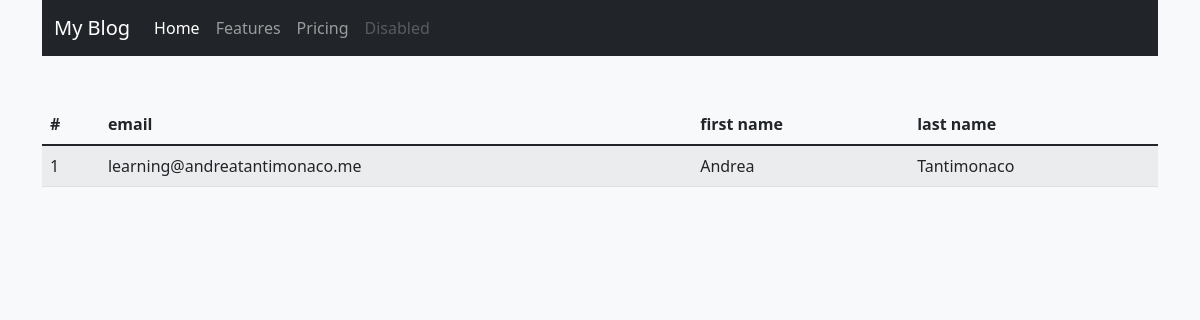
The page /exercise_2/show-user.php on the database its author committed.
### tables this page shows
CREATE TABLE `users` (
  `id` int(10) UNSIGNED NOT NULL,
  `email` varchar(255) DEFAULT NULL,
  `password` varchar(60) DEFAULT NULL,
  `first_name` varchar(64) DEFAULT NULL,
  `last_name` varchar(64) DEFAULT NULL,
  `role_id` int(10) UNSIGNED DEFAULT NULL
);

### exercise_2/show-user.php (the view, shortened to what this page needs)
<?php
require_once 'main.php';
$connection = connect();
$user = $connection->query('SELECT * FROM users;');
?>
<div class="container">
        <table class="table table-striped mt-5">
            <thead>
                <tr>
                    <th>#</th>
                    <th>email</th>
                    <th>first name</th>
                    <th>last name</th>
                </tr>
            </thead>
            <tbody>
                <?php
                    foreach($user as $row) {
                        echo "
                            <tr>
                                <td>{$row["id"]}</td>
                                <td>{$row["email"]}</td>
                                <td>{$row["first_name"]}</td>
                                <td>{$row["last_name"]}</td>
                            </tr>
                        ";
                    }
                ?>
            </tbody>
        </table>
    </div>

### rows shown on the page
users: id "1", email "learning@andreatantimonaco.me", first_name "Andrea", last_name "Tantimonaco"
